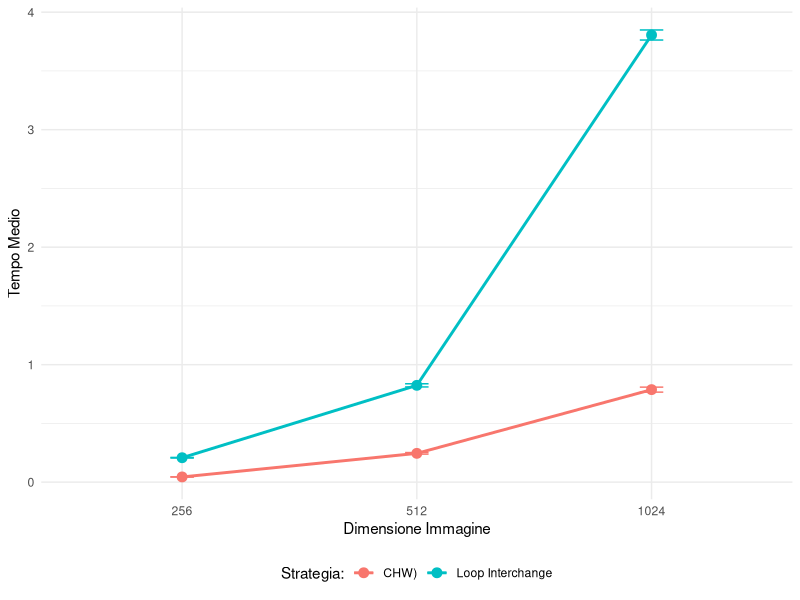

Recreate this plot in R. (Note: this script raises an error after producing the figure.)
## ---- chunk 1
knitr::opts_chunk$set(echo = TRUE)
## ---- chunk 2
library(ggplot2)
library(dplyr)

# 1. Caricamento e preparazione dati
df_opt <- read.csv("risultati_seq.csv") %>% mutate(Metodo = "CHW)")
df_pess <- read.csv("risultati_seq_loopchange.csv") %>% mutate(Metodo = "Loop Interchange")

df_all <- rbind(df_opt, df_pess)

# 2. Filtriamo solo per 3 Canali (se vuoi focalizzarti su uno solo)
df_filtered <- df_all %>% filter(Channels == 64)

# 3. Calcolo statistiche
stats <- df_filtered %>%
  group_by(Size, Metodo) %>%
  summarise(
    n = n(),
    MeanTime = mean(Time_s),
    SEM = sd(Time_s) / sqrt(n),
    .groups = 'drop'
  )

# 4. Plot definitivo
ggplot(stats, aes(x = as.factor(Size), y = MeanTime, color = Metodo, group = Metodo)) +
  geom_line(linewidth = 1) +
  geom_point(size = 3) +
  geom_errorbar(aes(ymin = MeanTime - SEM, ymax = MeanTime + SEM), width = 0.1) +
  #scale_y_log10() + # Fondamentale perché il "Pessimo" sarà ordini di grandezza più lento
  theme_minimal() +
  labs(
    x = "Dimensione Immagine",
    y = "Tempo Medio",
    color = "Strategia:"
  ) +
  theme(legend.position = "bottom")
## ---- chunk 3
ggplot(df_final, aes(x = factor(Size), y = MeanTime, color = Metodo, group = Metodo)) +
  geom_line(size = 1.0) +
  geom_point(size = 2.5) +
  geom_errorbar(aes(ymin = MeanTime - SEM, ymax = MeanTime + SEM), width = 0.2) +
  # Usiamo facet_wrap per separare i grafici per numero di canali
  facet_wrap(~Channels, scales = "free_y", labeller = label_both) +
  scale_y_log10() + 
  theme_minimal() +
  labs(
    title = "Impatto della Cache Locality sulle Performance",
    subtitle = "Confronto tra Layout CHW e Loop Interchange suddiviso per Canali",
    x = "Dimensione Immagine (NxN)",
    y = "Tempo Medio (s, scala log)",
    color = "Strategia:"
  ) +
  theme(legend.position = "bottom", axis.text.x = element_text(angle = 45, hjust = 1))
## ---- chunk 4
library(dplyr)
# Se non hai il pacchetto knitr, installalo con: install.packages("knitr")
library(knitr) 

# Caricamento e filtraggio dati
df_seq <- read.csv("risultati_seq.csv")

tabella_128 <- df_seq %>%
  filter(Channels == 128) %>%
  group_by(Size) %>%
  summarise(
    `Tempo Medio (s)` = mean(Time_s),
    .groups = 'drop'
  ) %>%
  # Calcolo del tempo per singolo pixel in Nanosecondi (10^9)
  # Totale operazioni = Size * Size * Channels
  mutate(
    `Time per Pixel (ns)` = (`Tempo Medio (s)` / (Size * Size * 128)) * 1e9
  )

# Arrotondamento per pulizia visiva
tabella_128$`Tempo Medio (s)` <- round(tabella_128$`Tempo Medio (s)`, 4)
tabella_128$`Time per Pixel (ns)` <- round(tabella_128$`Time per Pixel (ns)`, 2)

# Generazione automatica del codice LaTeX
cat("\n--- COPIA QUESTO CODICE IN OVERLEAF ---\n\n")
kable(tabella_128, format = "latex", booktabs = TRUE, 
      caption = "Analisi del Tempo per Pixel nel codice Sequenziale (128 Canali)",
      label = "tab:seq_time_pixel")
cat("\n---------------------------------------\n")
## ---- chunk 5
library(ggplot2)
library(dplyr)

df_opz1 <- read.csv("risultati_par_opz1.csv")

stat_threads <- df_opz1 %>%
  filter(Size == 512) %>%
  group_by(Channels, Threads) %>%
  summarise(n = n(), MeanTime = mean(Time_s), SEM = sd(Time_s) / sqrt(n), .groups = 'drop')

ggplot(stat_threads, aes(x = Threads, y = MeanTime, color = as.factor(Channels), group = Channels)) +
  geom_line(linewidth = 1) +
  geom_point(size = 2) +
  geom_errorbar(aes(ymin = MeanTime - SEM, ymax = MeanTime + SEM), width = 0.1) +
  #facet_wrap(~Size, scales = "free_y") +
  theme_minimal() +
  scale_x_continuous(
    trans = "log2",
    breaks = c(0,2, 4, 8, 16, 32, 64, 128)
  )+
  labs(
       x = "Numero di Threads",
       y = "Tempo (s)",
       color = "Canali")
## ---- chunk 6
# 1. CARICAMENTO LIBRERIE
library(ggplot2)
library(dplyr)

# 2. CARICAMENTO E FUSIONE DATI
# Leggiamo i 4 CSV e aggiungiamo una colonna "Parallelizzazione" per riconoscerli
df1 <- read.csv("risultati_par_opz1.csv") %>% mutate(Parallelizzazione = "Solo Canali")
df2 <- read.csv("risultati_par_opz2.csv") %>% mutate(Parallelizzazione = "Canali e righe")
df3 <- read.csv("risultati_par_opz3.csv") %>% mutate(Parallelizzazione = "RIghe e colonne")

# Uniamo tutto in un unico grande dataset
data <- bind_rows(df1, df2, df3)

# Convertiamo in fattori per la corretta visualizzazione nei grafici
data$Parallelizzazione <- as.factor(data$Parallelizzazione)
data$Channels <- as.factor(data$Channels)
data$Size <- as.factor(data$Size)

# --- GRAFICO 1: STABILITÀ E VARIANZA (IL BOXPLOT) ---
# Mostra chi soffre di Jitter, False Sharing o Overhead
ggplot(data, aes(x = Parallelizzazione, y = Time_s, fill = Parallelizzazione)) +
  geom_boxplot(alpha = 0.7, outlier.size = 0.5) +
  facet_grid(Channels ~ Size, scales = "free_y", labeller = label_both) +
  theme_minimal() +
  theme(axis.text.x = element_blank(), # Nasconde i nomi sotto per pulizia (c'è la legenda)
        legend.position = "bottom") +
  labs(title = "Confronto Topologie: Stabilità e Tempi di Esecuzione (50 Run)",
       subtitle = "Righe = Canali, Colonne = Dimensione Immagine",
       x = "Strategia di Parallelizzazione",
       y = "Tempo (s)")

# --- GRAFICO 2: I CASI LIMITE (GLI "EDGE CASES") ---
# Filtriamo solo due casi critici per mostrare chi sopravvive
# Caso A: Pochi canali, Immagine grande (Test Starvation)
# Caso B: Tanti canali, Immagine media (Test Overhead)
edge_cases <- data %>% 
  filter((Size == 1024 & Channels == 3) | (Size == 256 & Channels == 128)) %>%
  group_by(Parallelizzazione, Size, Channels) %>%
  summarise(MeanTime = mean(Time_s), .groups = 'drop')

# Creiamo le label per il grafico
edge_cases$Scenario <- ifelse(edge_cases$Size == 1024, 
                              "Caso A: 1024 x 1024 x 3", 
                              "Caso B: 256 x 256 x 128 ")

ggplot(edge_cases, aes(x = Parallelizzazione, y = MeanTime, fill = Parallelizzazione)) +
  geom_col(color = "black", alpha = 0.8) +
  geom_text(aes(label = round(MeanTime, 4)), vjust = -0.5, size = 3) +
  facet_wrap(~Scenario, scales = "free_y") +
  theme_minimal() +
  theme(axis.text.x = element_text(angle = 45, hjust = 1), legend.position = "none") +
  labs(
       x = "", y = "Tempo Medio (s)")

# --- GRAFICO 3: OVERHEAD RELATIVO ---
# Mostra la scalabilità al crescere dei canali (fissando Size = 512)
data_512 <- data %>% 
  filter(Size == 1024) %>%
  group_by(Parallelizzazione, Threads) %>%
  summarise(MeanTime = mean(Time_s),  sd_time = sd(Time_s), .groups = 'drop')
pd <- position_dodge(width = 0.3)

ggplot(data_512, aes(x = Threads, y = MeanTime, color = Parallelizzazione, group = Parallelizzazione)) +
  geom_line(linewidth = 1, position = pd) +
  geom_point(size =2,position = pd) +
  geom_errorbar(aes(
    ymin = MeanTime - sd_time / sqrt(n),
    ymax = MeanTime + sd_time / sqrt(n)
  ), width = 0.2, position = pd) +
  theme_minimal()+
  scale_x_continuous(
    trans = "log2",
    breaks = c(2, 4, 8, 16, 32, 64, 128)
  )+
  labs(x="Threads", y= "Tempo (s)")


## ---- chunk 7
# Calcola media e deviazione standard
data_summary <- data %>%
  filter(Threads == 16 & Size == 1024) %>%
  group_by(Size, Channels, Threads, Parallelizzazione) %>%
  summarise(
    n = n(),
    mean_time = mean(Time_s),
    sd_time = sd(Time_s),
    SEM = sd(Time_s) / sqrt(n),

    .groups = 'drop'
  )

# Grafico a linee con barre di errore
ggplot(data_summary, aes(x = Channels, y = mean_time, color = Parallelizzazione, group = Parallelizzazione)) +
  geom_errorbar(aes(ymin = mean_time - SEM, ymax = mean_time + SEM), width = 0.1) +
  geom_line(linewidth = 1) +
  geom_point(size=2) +
  facet_wrap(~Size) +
  theme_minimal() +
  labs (x = "Canali", y = "Tempo (s)")
## ---- chunk 8
library(ggplot2)
library(dplyr)

# 1. Prepara il Sequenziale come Baseline
df_seq <- read.csv("risultati_seq.csv") %>%
  group_by(Size, Channels) %>%
  summarise(Time_Seq = mean(Time_s), .groups = 'drop')

# 2. Prepara il Parallelo (Opz1)
df_par <- read.csv("risultati_par_opz1.csv") %>%
  group_by(Size, Channels, Threads) %>%
  summarise(Time_Par = mean(Time_s), .groups = 'drop')

# 3. Unisce i dati e calcola lo Speedup
df_speedup <- inner_join(df_par, df_seq, by = c("Size", "Channels")) %>%
  mutate(Speedup = Time_Seq / Time_Par)

# STAMPA LA TABELLA DEI VALORI NELLA CONSOLE DI R (Usa questi numeri per la relazione)
print(df_speedup %>% filter(Size == 512))

# 4. GRAFICO DELLO SPEEDUP (Fissato su Size = 1024)
ggplot(df_speedup %>% filter(Size == 512 & Channels != 3), 
       aes(x = Threads, y = Speedup, color = as.factor(Channels), group = Channels)) +
  geom_line(linewidth = 1) +
  geom_point(size = 3) +
  theme_minimal() +
  scale_x_continuous(
    trans = "log2",
    breaks = c(0,2, 4, 8, 16, 32, 64, 128)
  )+
  labs(
       x = "Numero di Threads",
       y = "Speedup Assoluto",
       color = "Canali")
## ---- chunk 9
library(ggplot2)
library(dplyr)

df_static <- read.csv("risultati_par_opz1.csv") %>% mutate(Schedule = "Static")
df_dynamic <- read.csv("risultati_par_dynamic.csv") %>% mutate(Schedule = "Dynamic")
df_guided <- read.csv("risultati_par_guided.csv") %>% mutate(Schedule = "Guided")

df_sched <- bind_rows(df_static, df_dynamic, df_guided)

# Calcolo delle medie
stat_sched <- df_sched %>%
  filter(Size == 1024 & Channels == 64) %>%
  group_by(Schedule, Threads) %>%
  summarise(n = n(), MeanTime = mean(Time_s), SEM = sd(Time_s) / sqrt(n), .groups = 'drop')

# Grafico
ggplot(stat_sched, aes(x = Threads, y = MeanTime, color = Schedule, group = Schedule)) +
  geom_line(linewidth = 1) +
  geom_point(size = 3) +
  geom_errorbar(aes(ymin = MeanTime - SEM, ymax = MeanTime + SEM), width = 0.1) +
  theme_minimal() +
  labs(title = "Impatto dello Scheduling (Size 1024, Ch 64)",
       x = "Numero di Threads",
       y = "Tempo Medio (s)",
       color = "Scheduling")
